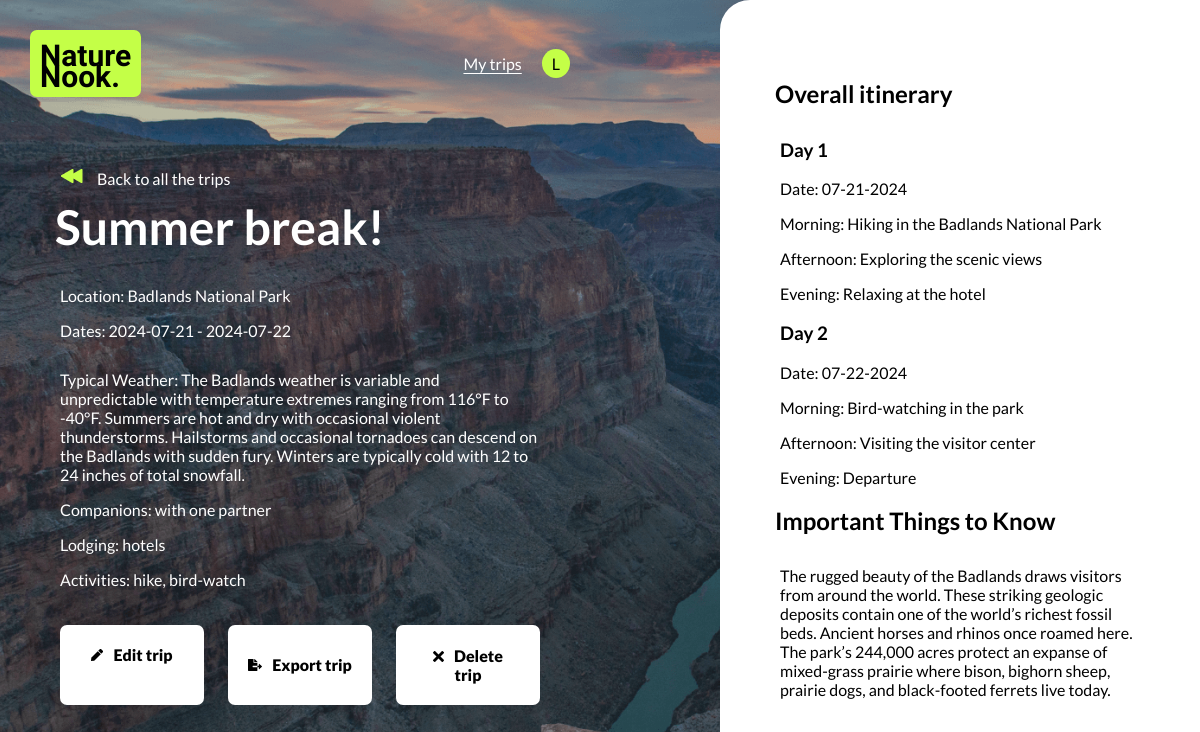
The app's page /view_trip/1 (signed in) with its own data.
### app.py (models this page shows)
class User(UserMixin, db.Model):
    id = db.Column(db.Integer, primary_key=True)
    username = db.Column(db.String(150), unique=True, nullable=False)
    password = db.Column(db.String(150), nullable=False)

class Trip(db.Model):
    id = db.Column(db.Integer, primary_key=True)
    user_id = db.Column(db.Integer, db.ForeignKey('user.id'), nullable=False)
    trip_name = db.Column(db.String(150), nullable=False)
    location = db.Column(db.String(150), nullable=False)
    trip_start = db.Column(db.Date, nullable=False)
    trip_end = db.Column(db.Date, nullable=False)
    traveling_with = db.Column(db.String(150), nullable=False)
    lodging = db.Column(db.String(150), nullable=False)
    adventure = db.Column(db.String(150), nullable=False)
    created_at = db.Column(db.DateTime, default=datetime.utcnow)
    typical_weather = db.Column(db.String(150), nullable=True)
    itinerary = db.Column(db.Text, nullable=True)
    important_things_to_know = db.Column(db.Text, nullable=True)
    user = db.relationship('User', backref=db.backref('trips', lazy=True))

### app.py (the view)
@app.route("/view_trip/<int:trip_id>", methods=["GET"])
@login_required
def view_saved_trip(trip_id):
    trip = Trip.query.get_or_404(trip_id)
    output = {
        "trip_name": trip.trip_name,
        "location": trip.location,
        "trip_start": trip.trip_start,
        "trip_end": trip.trip_end,
        "typical_weather": trip.typical_weather,
        "traveling_with": trip.traveling_with,
        "lodging": trip.lodging,
        "adventure": trip.adventure,
        "itinerary": json.loads(trip.itinerary) if trip.itinerary else [],
        "important_things_to_know": trip.important_things_to_know
    }
    return render_template("view-trip.html", output=output, user=current_user, trip_id=trip.id)

### app.py (called while the page is built)
@login_manager.user_loader
def load_user(user_id):
    return User.query.get(int(user_id))

### templates/view-trip.html (shortened to what this page needs)
<!doctype html>
<html lang="en">
<head>
  <link rel="stylesheet" href="{{ url_for('static', filename='main.css') }}" />
</head>
<body class="split-layout create">
  <div class="create-half-dark-bkgd">
    <header>
      <div class="header-content-wrapper">
        <a href="/">
          <h1>Nature<br>Nook.</h1>
        </a>
        <div class="nav-wrapper">
          <a href="{{ url_for('my_trips') }}" class="link-underline">My trips</a>
          <div class="account-dropdown">
            {% if user.is_authenticated %}
            <div class="account">{{ user.username[0].upper() if user.username else '*' }}</div>
            {% else %}
            <div class="account">*</div>
            {% endif %}
          </div>
        </div>
      </div>
    </header>
    <main>
      <div class="main-content-wrapper create-main-content-wrapper">
        <a href="{{ url_for('my_trips') }}"><img src="../static/img/back-arrow.png" alt="back arrow"
            class="icons" />Back to all
          the trips</a>
        <h2>{{ output.trip_name }}</h2>
        <p id="location">Location: {{ output.location }}</p>
        <p id="trip-date">Dates: {{ output.trip_start }} - {{ output.trip_end }}</p>
        <p id="weather">Typical Weather: {{ output.typical_weather }}</p>
        <p id="traveling-with">Companions: {{ output.traveling_with }}</p>
        <p id="lodging">Lodging: {{ output.lodging }}</p>
        <p id="adventure">Activities: {{ output.adventure }}</p>
        <div class="create-trip-edit-buttons">
          <a href="{{ url_for('plan_trip', trip_id=trip_id) }}" class="view-trip-btn" id="edit-trip"><img
              src="../static/img/pen-black.png" alt="edit icon" class="icons" />Edit trip</a>
          <button class="view-trip-btn" onclick="downloadPDF()" id="export-trip"><img
              src="../static/img/export-black.png" alt="pdf icon" class="icons" />Export trip</button>
          <form action="{{ url_for('delete_trip', trip_id=trip_id) }}" method="POST" class="view-trip-btn"
            id="delete-trip">
            <button type="submit"><img src="../static/img/x-black.png" alt="trash icon" class="icons" />Delete
              trip</button>
          </form>
        </div>
      </div>
    </main>
  </div>
  <aside>
    <div class="trip-content-wrapper">
      <h2>Overall itinerary</h2>
      {% for day in output.itinerary %}
      <h3>Day {{ day.day }}</h3>
      <p>Date: {{ day.date }}</p>
      <p>Morning: {{ day.morning }}</p>
      <p>Afternoon: {{ day.afternoon }}</p>
      <p>Evening: {{ day.evening }}</p>
      {% endfor %}
      <h2>Important Things to Know</h2>
      <p>{{ output.important_things_to_know }}</p>
    </div>
  </aside>
</body>
</html>

### records on screen
User: username "L"
Trip: trip_name "Summer break!", location "Badlands National Park", trip_start "2024-07-21", trip_end "2024-07-22", typical_weather "The Badlands weather is variable and unpredictable with temperature extremes ranging from 116°F to -40°F. Summers are hot and dry with occasional violent thunderstorms. Hailstorms and occasional tornadoes can descend on the Badlands with sudden fury. Winters are typically cold with 12 to 24 inches of total snowfall.", traveling_with "with one partner", lodging "hotels", adventure "hike, bird-watch", important_things_to_know "The rugged beauty of the Badlands draws visitors from around the world. These striking geologic deposits contain one of the world’s richest fossil beds. Ancient horses and rhinos once roamed here. The park’s 244,000 acres protect an expanse of mixed-grass prairie where bison, bighorn sheep, prairie dogs, and black-footed ferrets live today."

### other values on screen
{{ day.day }} "1" "2"
{{ day.date }} "07-21-2024" "07-22-2024"
{{ day.morning }} "Hiking in the Badlands National Park" "Bird-watching in the park"
{{ day.afternoon }} "Exploring the scenic views" "Visiting the visitor center"
{{ day.evening }} "Relaxing at the hotel" "Departure"
